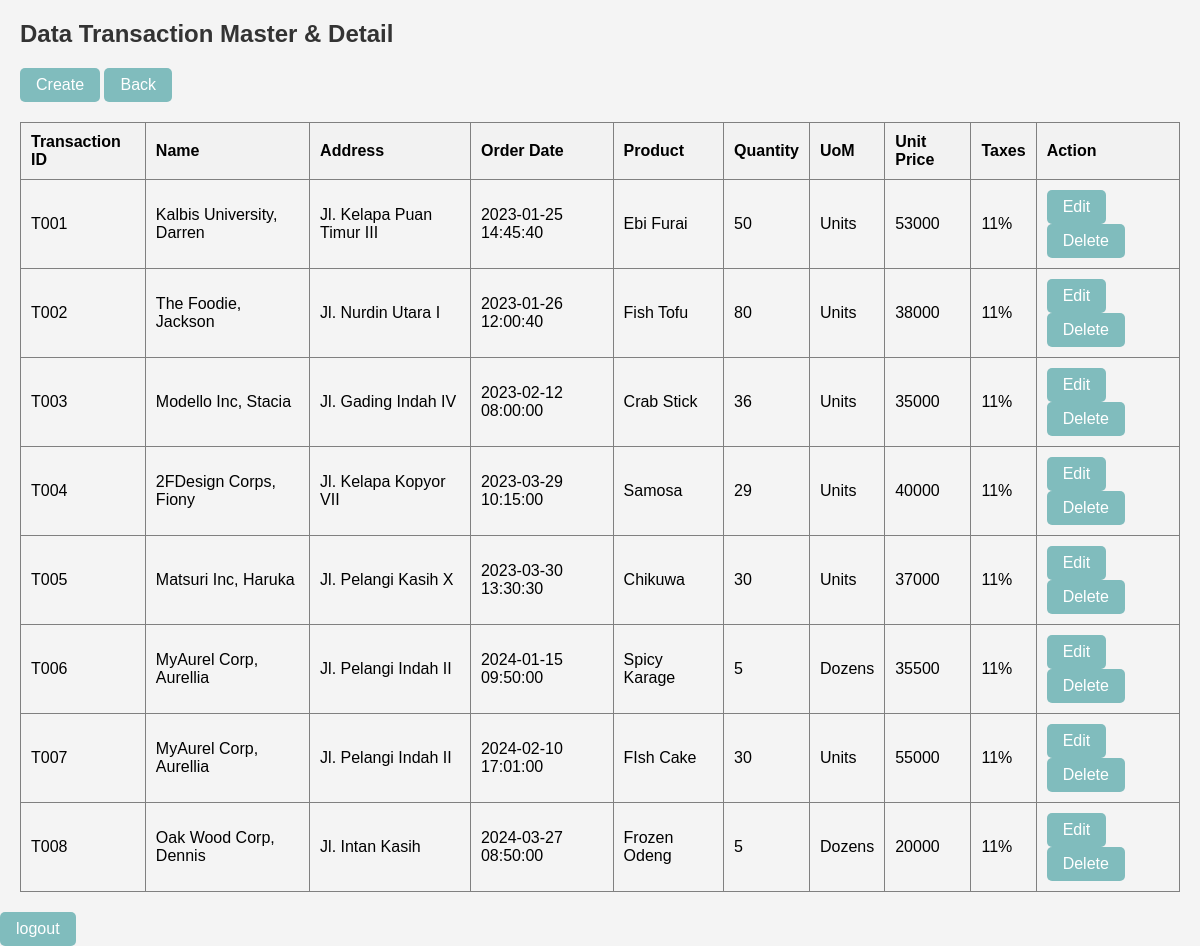
The page /tabel_transaction_master_detail/read.php (signed in) on the database its author committed.
### tables this page shows
CREATE TABLE `transaction_master` (
  `transaction_id` char(4) NOT NULL,
  `customer_id` char(4) DEFAULT NULL,
  `order_date` datetime DEFAULT NULL
);

CREATE TABLE `customer` (
  `id` char(4) NOT NULL,
  `name` varchar(50) DEFAULT NULL,
  `address` varchar(50) DEFAULT NULL
);

CREATE TABLE `product` (
  `id` char(4) NOT NULL,
  `name` varchar(50) DEFAULT NULL,
  `sales_price` int(20) DEFAULT NULL
);

CREATE TABLE `transaction_detail` (
  `transaction_id` char(4) NOT NULL,
  `product_id` char(4) NOT NULL,
  `quantity` int(10) DEFAULT NULL,
  `uom` char(3) DEFAULT NULL,
  `taxes` char(4) DEFAULT NULL
);

CREATE TABLE `uom` (
  `id` char(3) NOT NULL,
  `measure_unit` varchar(20) DEFAULT NULL
);

CREATE TABLE `taxes` (
  `id` char(4) NOT NULL,
  `tax` varchar(10) DEFAULT NULL,
  `tax_nominal` float DEFAULT NULL
);

### tabel_transaction_master_detail/read.php (the view, shortened to what this page needs)
<?php
include "../config/koneksi.php";
?>
<!DOCTYPE html>
<html lang="en">
<head>
</head>
<body>
<div class="container">
    <h2>Data Transaction Master & Detail</h2>
    <a href="http://localhost/crud_sales_darren/tabel_transaction_master_detail/create.php" class="button">Create</a>
    <a href="http://localhost/crud_sales_darren/index.php" class="button">Back</a>
    <table border='1'>
        <tr>
            <th>Transaction ID</th>
            <th>Name</th>
            <th>Address</th>
            <th>Order Date</th>
            <th>Product</th>
            <th>Quantity</th>
            <th>UoM</th>
            <th>Unit Price</th>
            <th>Taxes</th>
            <th>Action</th>
        </tr>
        <?php
        $query = "SELECT transaction_master.transaction_id, customer.id, customer.name, customer.address, transaction_master.order_date, product.name AS product,
        transaction_detail.quantity, uom.measure_unit AS uom, product.sales_price AS unit_price, taxes.tax AS taxes
        FROM transaction_master
        JOIN transaction_detail ON transaction_detail.transaction_id = transaction_master.transaction_id
        JOIN customer ON transaction_master.customer_id = customer.id
        JOIN product ON transaction_detail.product_id = product.id
        JOIN taxes ON transaction_detail.taxes = taxes.id
        JOIN uom ON transaction_detail.uom = uom.id";
        $result = mysqli_query($koneksi, $query);
        if(!$result){
            echo "query gagal!";
        }
        else{
            while($row = mysqli_fetch_assoc($result)){
                echo "<tr>
                        <td>".$row['transaction_id']."</td>
                        <td>".$row['name']."</td>
                        <td>".$row['address']."</td>
                        <td>".$row['order_date']."</td>
                        <td>".$row['product']."</td>
                        <td>".$row['quantity']."</td>
                        <td>".$row['uom']."</td>
                        <td>".$row['unit_price']."</td>
                        <td>".$row['taxes']."</td>
                        <td>
                            <a href='http://localhost/crud_sales_darren/tabel_transaction_master_detail/update.php?id=".$row['transaction_id']."' class='button'>Edit</a>
                            <a href='http://localhost/crud_sales_darren/tabel_transaction_master_detail/delete.php?id=".$row['transaction_id']."' class='button'>Delete</a>
                        </td>
                      </tr>";
            }
        }
        ?>
    </table>
</div>
<a href= "http://localhost/crud_sales_darren/logout.php" class= "button">logout</a>
</body>
</html>

### tabel_transaction_master_detail/read.php (style rules this page uses)
* { box-sizing: border-box; }
body { font-family: Arial, sans-serif; background-color: #f4f4f4; margin: 0; padding: 0; }
.container { margin: 20px; }
h2 { color: #333; }
table { width: 100%; border-collapse: collapse; margin-top: 20px; }
th { background-color: #f2f2f2; }
th, td { padding: 10px; text-align: left; }
a.button { display: inline-block; padding: 8px 16px; text-decoration: none; background-color: #80BCBD; color: white; border-radius: 5px; }

### rows shown on the page
transaction_master: transaction_id "T001", customer.name "Kalbis University, Darren", customer.address "Jl. Kelapa Puan Timur III", order_date "2023-01-25 14:45:40", product.name "Ebi Furai", transaction_detail.quantity "50", uom.measure_unit "Units", product.sales_price "53000", taxes.tax "11%"
transaction_master: transaction_id "T002", customer.name "The Foodie, Jackson", customer.address "Jl. Nurdin Utara I", order_date "2023-01-26 12:00:40", product.name "Fish Tofu", transaction_detail.quantity "80", uom.measure_unit "Units", product.sales_price "38000", taxes.tax "11%"
transaction_master: transaction_id "T003", customer.name "Modello Inc, Stacia", customer.address "Jl. Gading Indah IV", order_date "2023-02-12 08:00:00", product.name "Crab Stick", transaction_detail.quantity "36", uom.measure_unit "Units", product.sales_price "35000", taxes.tax "11%"
transaction_master: transaction_id "T004", customer.name "2FDesign Corps, Fiony", customer.address "Jl. Kelapa Kopyor VII", order_date "2023-03-29 10:15:00", product.name "Samosa", transaction_detail.quantity "29", uom.measure_unit "Units", product.sales_price "40000", taxes.tax "11%"
transaction_master: transaction_id "T005", customer.name "Matsuri Inc, Haruka", customer.address "Jl. Pelangi Kasih X", order_date "2023-03-30 13:30:30", product.name "Chikuwa", transaction_detail.quantity "30", uom.measure_unit "Units", product.sales_price "37000", taxes.tax "11%"
transaction_master: transaction_id "T006", customer.name "MyAurel Corp, Aurellia", customer.address "Jl. Pelangi Indah II", order_date "2024-01-15 09:50:00", product.name "Spicy Karage", transaction_detail.quantity "5", uom.measure_unit "Dozens", product.sales_price "35500", taxes.tax "11%"
transaction_master: transaction_id "T007", customer.name "MyAurel Corp, Aurellia", customer.address "Jl. Pelangi Indah II", order_date "2024-02-10 17:01:00", product.name "FIsh Cake", transaction_detail.quantity "30", uom.measure_unit "Units", product.sales_price "55000", taxes.tax "11%"
transaction_master: transaction_id "T008", customer.name "Oak Wood Corp, Dennis", customer.address "Jl. Intan Kasih", order_date "2024-03-27 08:50:00", product.name "Frozen Odeng", transaction_detail.quantity "5", uom.measure_unit "Dozens", product.sales_price "20000", taxes.tax "11%"
